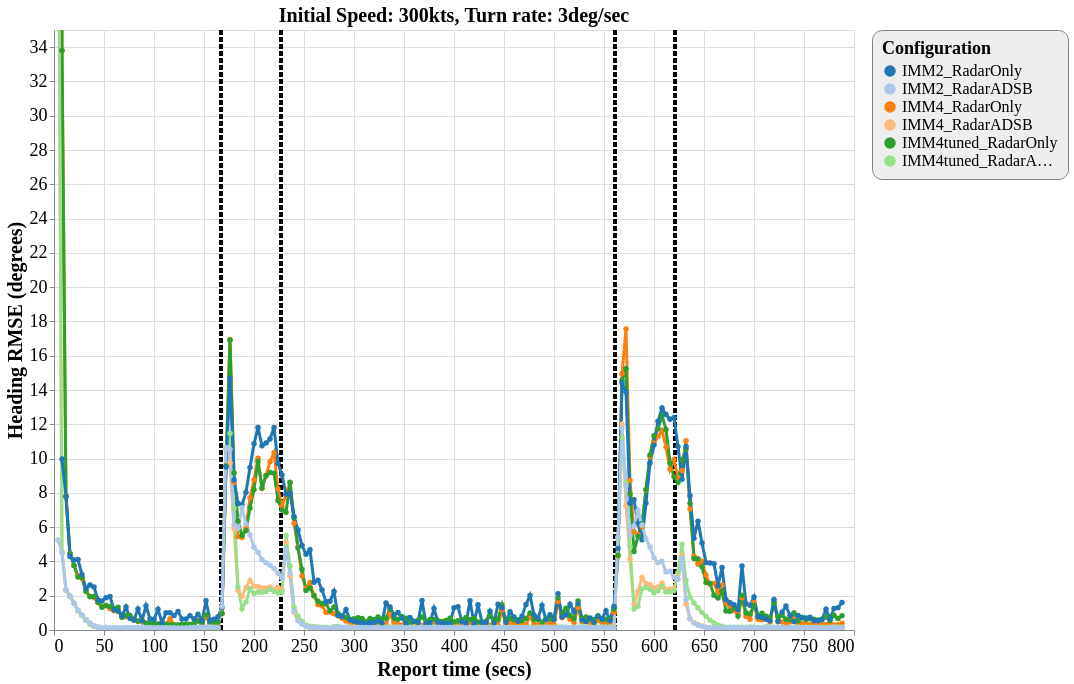

Vega-Lite specification stored for this chart:
### Vega-Lite specification from a JSON file in a GitHub repository (floating-point values rounded to 4 significant figures; data arrays with more than 128 entries replaced by an {"elided": "..."} marker saying what was removed)
{"config": {"view": {"continuousWidth": 800, "continuousHeight": 600}, "axisX": {"labelFontSize": 18, "titleFontSize": 20}, "axisY": {"labelFontSize": 18, "titleFontSize": 20}, "font": "Times New Roman", "legend": {"cornerRadius": 10, "fillColor": "#EEEEEE", "labelFontSize": 16, "padding": 10, "strokeColor": "gray", "titleFontSize": 18}, "title": {"fontSize": 20}}, "layer": [{"data": {"name": "data-fb805b8b113953d0e6099066e816006d"}, "mark": {"type": "rule", "strokeDash": [5, 2], "strokeWidth": 4}, "encoding": {"color": {"type": "nominal", "field": "color", "scale": null}, "x": {"type": "quantitative", "field": "tt"}}}, {"data": {"name": "data-b3bb2a6fbc331e44620ea2ab712c3820"}, "mark": {"type": "line", "point": true, "strokeWidth": 3}, "encoding": {"color": {"type": "ordinal", "field": "config", "scale": {"scheme": "category20"}, "sort": ["IMM2_RadarOnly", "IMM2_RadarADSB", "IMM4_RadarOnly", "IMM4_RadarADSB", "IMM4tuned_RadarOnly", "IMM4tuned_RadarADSB"], "title": "Configuration"}, "x": {"type": "quantitative", "field": "time", "title": "Report time (secs)"}, "y": {"type": "quantitative", "field": "rmse_hdg", "scale": {"domain": [0, 35], "zero": false}, "title": "Heading RMSE (degrees)"}}, "selection": {"selector153": {"type": "interval", "bind": "scales", "encodings": ["x", "y"]}}, "title": "Initial Speed: 300kts, Turn rate: 3deg/sec"}], "$schema": "https://vega.github.io/schema/vega-lite/v4.8.1.json", "datasets": {"data-fb805b8b113953d0e6099066e816006d": [{"tt": 167, "color": "black"}, {"tt": 227, "color": "black"}, {"tt": 561, "color": "black"}, {"tt": 621, "color": "black"}], "data-b3bb2a6fbc331e44620ea2ab712c3820": {"elided": "1181 records"}}}
